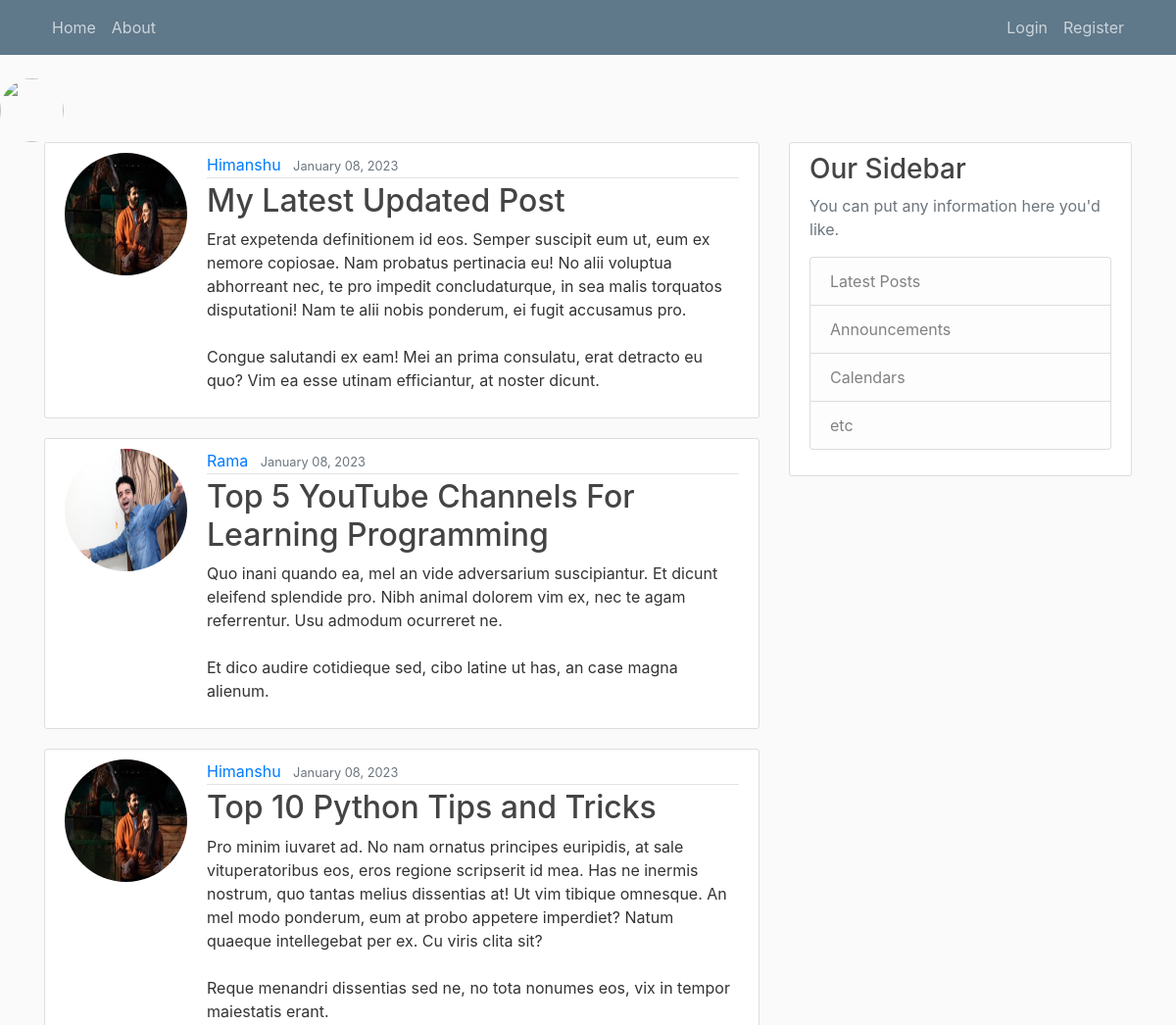
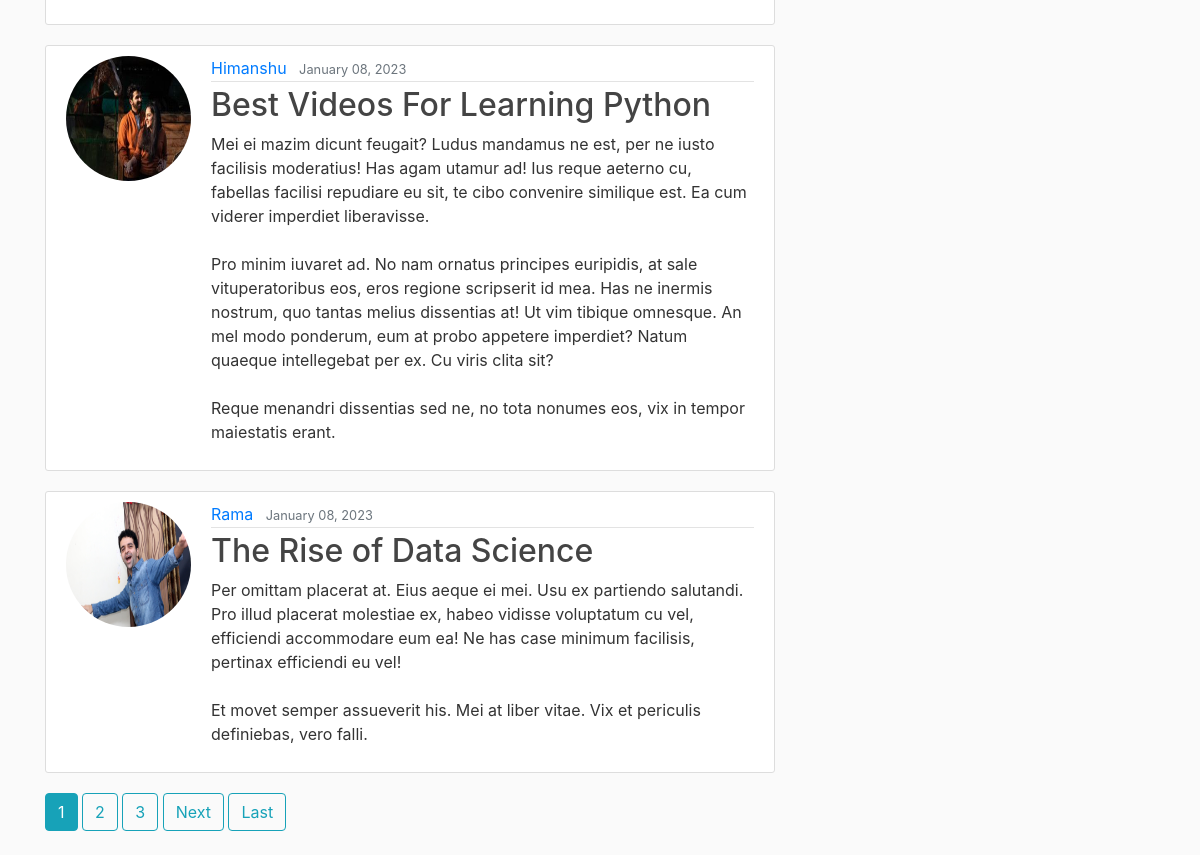
The page / on the database its author committed (2 pictures, top to bottom).
### blog/models.py (models this page shows, shortened)
class Post(models.Model):
    title = models.CharField(max_length=100)
    content = models.TextField()
    date_posted = models.DateTimeField(default=timezone.now)
    author = models.ForeignKey(User, on_delete=models.CASCADE)

### users/models.py (models this page shows, shortened)
class Profile(models.Model):
    user = models.OneToOneField(User, on_delete=models.CASCADE)
    image = models.ImageField(default='default.jpg', upload_to='profile_pics')

### blog/views.py (the view)
# urls.py: path('', PostListView.as_view(), name='blog-home'),
class PostListView(ListView):
    model = Post
    template_name = 'blog/home.html' #<app>/<model>_<viewtype>.html
    context_object_name = 'posts'
    ordering = ['-date_posted']
    paginate_by = 5

### blog/templates/blog/home.html (shortened to what this page needs)
{%   extends "blog/base.html"   %}
{%   block content   %}
    {% for post in posts %}
        <article class="media content-section">
            <img class="rounded-circle account-img" src="{{ post.author.profile.image.url }}">
            <div class="media-body">
            <div class="article-metadata">
                <a class="mr-2" href="{% url 'user-posts' post.author.username %}">{{ post.author }}</a>
                <small class="text-muted">{{ post.date_posted|date:"F d, Y" }}</small>
            </div>
            <h2><a class="article-title" href="{% url 'post-detail' post.id  %}">{{ post.title }}</a></h2>
            <p class="article-content">{{ post.content }}</p>
            </div>
        </article>
    {% endfor %}
    {% if is_paginated %}
        {%   for num in page_obj.paginator.page_range   %}
            {% if page_obj.number == num %}
                <a class="btn btn-info mb-4" href="?page={{ num }}">{{ num }}</a>
            {% elif num > page_obj.number|add:'-3' and num < page_obj.number|add:'3' %}
                <a class="btn btn-outline-info mb-4" href="?page={{ num }}">{{ num }}</a>
            {% endif %}
        {% endfor %}
        {% if page_obj.has_next %}
            <a class="btn btn-outline-info mb-4" href="?page={{ page_obj.next_page_number }}">Next</a>
            <a class="btn btn-outline-info mb-4" href="?page={{page_obj.paginator.num_pages}}">Last</a>
        {% endif %}
    {% endif %}
{%  endblock content    %}

### blog/templates/blog/base.html (shortened to what this page needs)
{%load static%}
<!DOCTYPE html>
<html lang="en">
<head>
     <link rel="stylesheet" href="https://cdn.jsdelivr.net/npm/bootstrap@4.0.0/dist/css/bootstrap.min.css">
    <link rel="stylesheet" type = "text/css" href="{%   static 'blog/main.css'   %}">
    {% if title %}
        <title>GURUKRIPA BLOG - {{title}}</title>
        <img class="rounded-circle article-img" src="{{ user.profile.image.url }}">
        <a class="navbar-brand mr-4" href="{% url 'blog-home'  %}">{{ user.username }}</a>
    {% else %}
        <img class="rounded-circle article-img" src="{{ user.profile.image.url }}">
    {% endif %}
</head>
<body>
    <header class="site-header">
        <nav class="navbar navbar-expand-md navbar-dark bg-steel fixed-top">
          <div class="container">
            <div class="collapse navbar-collapse" id="navbarToggle">
              <div class="navbar-nav mr-auto">
                <a class="nav-item nav-link" href="{% url 'blog-home'  %}">Home</a>
                <a class="nav-item nav-link" href="{% url 'blog-about'  %}">About</a>
              </div>
              <div class="navbar-nav">
                {% if user.is_authenticated %}
                  <a class="nav-item nav-link" href="{% url 'profile'  %}">Profile</a>
                  <a class="nav-item nav-link" href="{% url 'post-create'  %}">New Post</a>
                  <a class="nav-item nav-link" href="{% url 'logout'  %}">Logout</a>
                {% else %}
                  <a class="nav-item nav-link" href="{% url 'login'  %}">Login</a>
                  <a class="nav-item nav-link" href="{% url 'register'  %}">Register</a>
                {% endif %}
              </div>
            </div>
          </div>
        </nav>
      </header>
      <main role="main" class="container">
        <div class="row">
          <div class="col-md-8">
            {% block content %}{% endblock %}
          </div>
          <div class="col-md-4">
            <div class="content-section">
              <h3>Our Sidebar</h3>
              <p class='text-muted'>You can put any information here you'd like.
                <ul class="list-group">
                  <li class="list-group-item list-group-item-light">Latest Posts</li>
                  <li class="list-group-item list-group-item-light">Announcements</li>
                  <li class="list-group-item list-group-item-light">Calendars</li>
                  <li class="list-group-item list-group-item-light">etc</li>
                </ul>
              </p>
            </div>
          </div>
        </div>
      </main>
</body>
</html>

### blog/static/blog/main.css (style rules this page uses)
body { background: #fafafa; color: #333333; margin-top: 5rem; }
h1, h2, h3, h4, h5, h6 { color: #444444; }
ul { margin: 0; }
.bg-steel { background-color: #5f788a; }
.site-header .navbar-nav .nav-link { color: #cbd5db; }
.content-section { background: #ffffff; padding: 10px 20px; border: 1px solid #dddddd; border-radius: 3px; margin-bottom: 20px; }
.article-title { color: #444444; }
.article-content { white-space: pre-line; }
.article-img { height: 65px; width: 65px; margin-right: 16px; }
.article-metadata { padding-bottom: 1px; margin-bottom: 4px; border-bottom: 1px solid #e3e3e3 }
.account-img { height: 125px; width: 125px; margin-right: 20px; margin-bottom: 16px; }

### rows shown on the page
Post: author.profile.image (picture), author "Himanshu", date_posted "January 08, 2023", title "My Latest Updated Post", content "Erat expetenda definitionem id eos. Semper suscipit eum ut, eum ex nemore copiosae. Nam probatus pertinacia eu! No alii voluptua abhorreant nec, te pro impedit concludaturque, in sea malis torquatos disputationi! Nam te alii nobis ponderum, ei fugit accusamus pro. Congue salutandi ex eam! Mei an prima consulatu, erat detracto eu quo? Vim ea esse utinam efficiantur, at noster dicunt."
Post: author.profile.image (picture), author "Rama", date_posted "January 08, 2023", title "Top 5 YouTube Channels For Learning Programming", content "Quo inani quando ea, mel an vide adversarium suscipiantur. Et dicunt eleifend splendide pro. Nibh animal dolorem vim ex, nec te agam referrentur. Usu admodum ocurreret ne. Et dico audire cotidieque sed, cibo latine ut has, an case magna alienum."
Post: author.profile.image (picture), author "Himanshu", date_posted "January 08, 2023", title "Top 10 Python Tips and Tricks", content "Pro minim iuvaret ad. No nam ornatus principes euripidis, at sale vituperatoribus eos, eros regione scripserit id mea. Has ne inermis nostrum, quo tantas melius dissentias at! Ut vim tibique omnesque. An mel modo ponderum, eum at probo appetere imperdiet? Natum quaeque intellegebat per ex. Cu viris clita sit? Reque menandri dissentias sed ne, no tota nonumes eos, vix in tempor maiestatis erant."
Post: author.profile.image (picture), author "Himanshu", date_posted "January 08, 2023", title "Best Videos For Learning Python", content "Mei ei mazim dicunt feugait? Ludus mandamus ne est, per ne iusto facilisis moderatius! Has agam utamur ad! Ius reque aeterno cu, fabellas facilisi repudiare eu sit, te cibo convenire similique est. Ea cum viderer imperdiet liberavisse. Pro minim iuvaret ad. No nam ornatus principes euripidis, at sale vituperatoribus eos, eros regione scripserit id mea. Has ne inermis nostrum, quo tantas melius dissentias at! Ut vim tibique omnesque. An mel modo ponderum, eum at probo appetere imperdiet? Natum quaeque intellegebat per ex. Cu viris clita sit? Reque menandri dissentias sed ne, no tota nonumes eos, vix in tempor maiestatis erant."
Post: author.profile.image (picture), author "Rama", date_posted "January 08, 2023", title "The Rise of Data Science", content "Per omittam placerat at. Eius aeque ei mei. Usu ex partiendo salutandi. Pro illud placerat molestiae ex, habeo vidisse voluptatum cu vel, efficiendi accommodare eum ea! Ne has case minimum facilisis, pertinax efficiendi eu vel! Et movet semper assueverit his. Mei at liber vitae. Vix et periculis definiebas, vero falli."

### other values the page prints
{{ num }} "1"
{{ num }} "2" "3"
